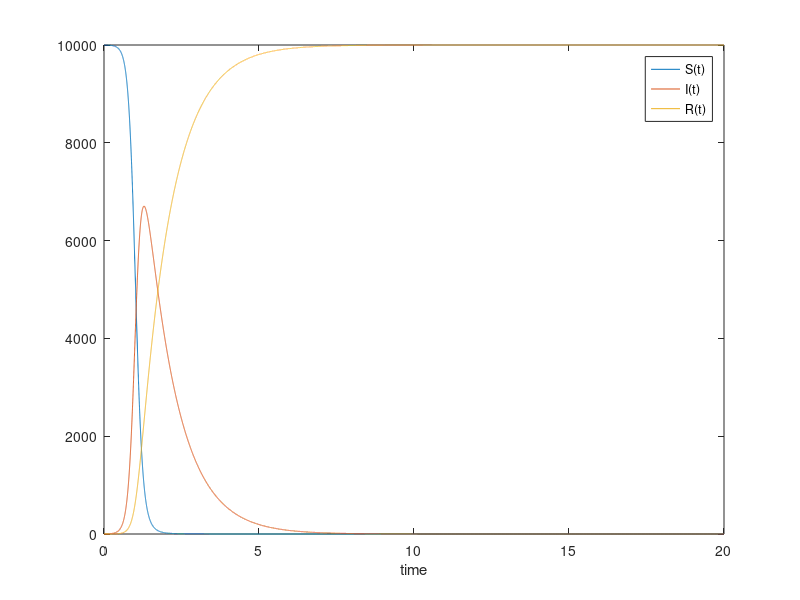

Write MATLAB code to recreate this figure.
function epidemiologySIR(alpha, beta, N)
% a1 - a6 are factors for the limit cycles

    if nargin==0
        alpha = 10;
        beta  = 1;
        N     = 10000;
    end
    
    tStep = 0.001;
    tMax  = 20;
    
    i = 1;
    r = 0;
    s = N - i - r;
    
    sProgress = zeros(tMax/tStep+1,1);
    iProgress = zeros(tMax/tStep+1,1);
    rProgress = zeros(tMax/tStep+1,1);
    j = 1;
    
    for t=0:tStep:tMax
        
        s_ = -alpha * s * i / N;
        i_ =  alpha * s * i / N - beta * i;
        r_ =                      beta * i;
        
        s = s + s_ * tStep;
        i = i + i_ * tStep;
        r = r + r_ * tStep;
        
        iProgress(j) = i;
        sProgress(j) = s;
        rProgress(j) = r;
        j = j+1;
        
    end
    
    figure;
    title ('S, I , R');
    plot(0:tStep:tMax, [sProgress, iProgress, rProgress]);
    xlabel('time')
    legend('S(t)', 'I(t)', 'R(t)');

end

